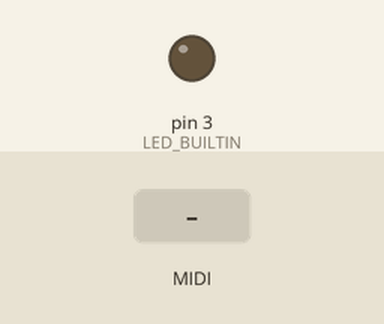
The sketch below on a simulated Arduino Uno, built with avr-gcc and run on an emulated ATmega328P. Shown: output pins drawn as LEDs (lit = HIGH). Inputs (shaded band) come from the test bench. MIDI output is not drawn; random numbers use the default seed unless the sketch sets one.

Above: at 1.2 s.
1.3 s: MIDI note 36 received
At 1.45 s:
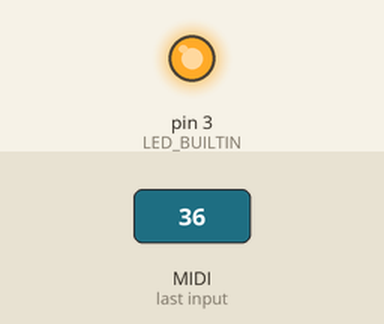
Timing chart, 0 to 4.3 s (numbered marks = the images above; inputs shaded):
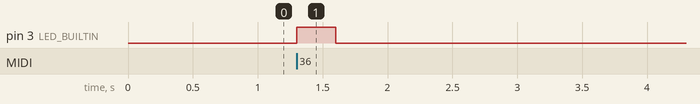

Measured:
- after the input at 1.3 s, pin 3 (LED_BUILTIN): LOW → HIGH at once, → LOW 0.30 s later

The sketch:

10-Velocity_RandomNote_Scaled_ClockSync.ino
```cpp
// Simple example of playing a random MIDI note on channel 1 in a certain scale in a tempo based on an external MIDI clock
//by Michel Gutlich for the Resonant Frequencies workshop #1

#define LED_BUILTIN 3 // A led is attached to pin 3 to have some visual indication of what is happening
#define SENSORPIN A0
#define VELOCITYPIN A1

// We are goin to use the FortySevenEffects MIDI library. Make sure it downloaded and installed through the Library Manager
//https://github.com/FortySevenEffects/arduino_midi_library
#include <MIDI.h>

MIDI_CREATE_DEFAULT_INSTANCE();  //Create a standard instance of a hardware Serial Port MIDI device

int channel = 1;  //The MIDI channel we are going to send messages to. Make this the channel number your synthesizer is set on. Channel numbers are between 1 and 16

int note = 42;  //The note number we are going send. Note numbers are between 0 and 127

int velocity = 100;  //The velocity ( volume) of the note we are going to send. Velocty value are between 0 and 127

int velScale = 4;  // scale factor for the velocity readings

bool debug = false;  //Set this to false to turn off debugging to the USB serial port

int numNotesInScale;  //This will hold the number of notes in a scale

int scale = 1;  //This parameter will set the type of scale , 0 = chromatic, 1 = pentatatonic and 2 = blues scale

int playing;  //This will hold a temporary value of the note  that is selected for playing after mapping it to a scale

int step = 8;  //MIDI clock is defined at 24 'clicks' for a quarter note. This is the number of 'clicks' that stands for a step

int click = 0;  // This will hold the MIDI clock clicks count

int playStatus = 1; // //This is our play status ; 0 = stopped , 1 = playing , 2 = continue ( does not reset the click count, so start were it left off)

int gateLength = 50; //This holds the gate length of the notes we are playing

int lastNotePlayed; //This will hold the last note played

long clock_timer; //This will store our clock timer value

int transpose = 24; //The amount of notes transposed according to the root note

void setup() {
  if (debug) Serial.begin(115200);  //Setup the USB serial port for debugging if the boolean 'debug' is true

  pinMode(LED_BUILTIN, OUTPUT);  //Set the pin where the led is attached to as an output

  // Connect the handleNoteOn function to the library,
  // so it is called upon reception of a NoteOn.
  MIDI.setHandleNoteOn(handleNoteOn);  // Put only the name of the function

  // Do the same for NoteOffs
  MIDI.setHandleNoteOff(handleNoteOff);
  // Connect the handleControlChange function to the library, so it is called upon reception of a ControlChange.
  MIDI.setHandleControlChange(handleControlChange);
  //The same for the reception of clock, start, stop and continue
  MIDI.setHandleClock(handleClock);
  MIDI.setHandleStart(handleStart);
  MIDI.setHandleContinue(handleContinue);
  MIDI.setHandleStop(handleStop);

  MIDI.begin(MIDI_CHANNEL_OMNI);  // Launch MIDI and listen on all channels
}

void loop() {

  MIDI.read();  // Listen for incomming MIDI messages. It's a good thing to always implement this function in your own code

  //Because we don't want to miss any clock pulses we make sure the last played note is turned off after the amount off gateLength
  if ((clock_timer > 0) && (millis() - clock_timer >= gateLength)) {
    handleNoteOff(channel, lastNotePlayed, 0); //Send note off for the last played note
    digitalWrite(LED_BUILTIN, LOW);  //Turn off the led
    clock_timer = 0; //Reset the clock timer
  }
}
```

MidiCallBacks.ino
```cpp
// -----------------------------------------------------------------------------

// This function will be automatically called when a NoteOn is received.
// It must be a void-returning function with the correct parameters,
// see documentation here:
// https://github.com/FortySevenEffects/arduino_midi_library/wiki/Using-Callbacks

void handleNoteOn(byte channel, byte note, byte velocity) {
  // Do whatever you want when a note is pressed.
  digitalWrite(LED_BUILTIN, HIGH);
  // if(debug) Serial.println(note); //Send the value to the USB Serial portfor debugging if the boolean 'debug' is true
  MIDI.sendNoteOn(note, velocity, channel);  // Send the note with a velocity on a channel

  // Try to keep your callbacks short (no delays ect)
  // otherwise it would slow down the loop() and have a bad impact
  // on real-time performance.
}

void handleNoteOff(byte channel, byte note, byte velocity) {
  MIDI.sendNoteOff(note, 0, channel);  // Stop the note
  digitalWrite(LED_BUILTIN, LOW);      //Turn off the led
}

void handleControlChange(byte channel, byte number, byte value) {
}

void handleClock() {
  if (playStatus == 1) {
    if (click == step) {

      velocity = analogRead(VELOCITYPIN) / velScale;  // Read analog port A1 and put the value in the parameter velocity. The value will be between 0 and 1023 zo we have to divide it by a scale factor to be in range

      note = setScale(random(12), scale, transpose);  //Choose a random note number between 0 and 127, scale it and transpose it

      handleNoteOn(channel, note, velocity);  //Play the calculated note

      clock_timer = millis();  //Store the current time in milliseconds in clock_timer to compare it later with the elapsed time to

      lastNotePlayed = note;  // Remember the last played note

      click = 0;  //Reset the click counter
    }

    click++;  //Advance the click counter by 1
  }
}

void handleStart() {
  playStatus = 1;  //Set the play status to 1 ( playing)
  if (debug) Serial.println("Playing");
}

void handleStop() {
  playStatus = 0;  //Set the play status to 0 ( stopped)
  click = 0;       //Reset the click counter -> If we restart we start from the beginning
  if (debug) Serial.println("Stopped");
}


void handleContinue() {
  playStatus = 2;  //Set the play status to 2 ( continue), we start were we left off
  if (debug) Serial.println("Continu");
}
```

Source omitted: scales.ino (data table, 2444 bytes)
